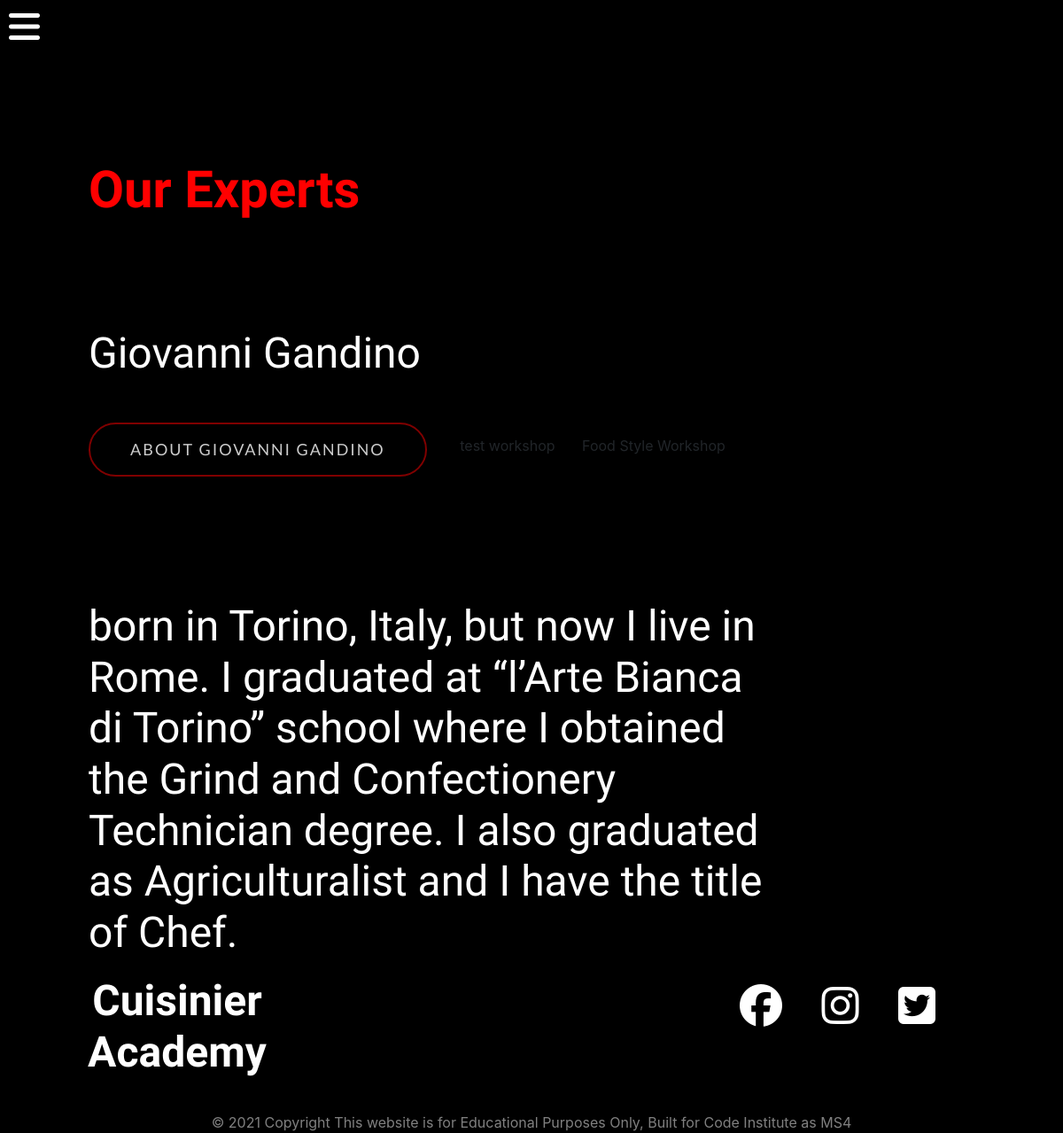
/experts/ (signed in), run on the app's committed database.
### experts/models.py (models this page shows, shortened)
class Expert(models.Model):
    name = models.CharField(max_length=100)
    about = models.TextField(blank=True)
    profile_image = models.ImageField(null=True, blank=True)
    facbook_link = models.CharField(default='www.facebook.com', max_length=200)
    twitter_link = models.CharField(default='www.twitter.com', max_length=200)

### workshops/models.py (models this page shows)
class Workshop(models.Model):
    title = models.CharField(max_length=100)
    sub_title = models.CharField(max_length=200)
    description = models.TextField(blank=True)
    expert = models.ForeignKey(Expert,default=None, on_delete=models.DO_NOTHING)
    main_img = models.ImageField(null=True, blank=True) # upload file path
    image_1 = models.ImageField(null=True, blank=True)
    image_2 = models.ImageField(null=True, blank=True)
    image_3 = models.ImageField(null=True, blank=True)
    agenda_day_1 = models.TextField(null=True, blank=True)
    agenda_day_2 = models.TextField(null=True, blank=True)
    agenda_day_3 = models.TextField(null=True, blank=True)
    price = models.DecimalField(null=True, max_digits=6, decimal_places=2, blank=True)
    date = models.DateTimeField(default=datetime.now, blank=True)
    location = models.CharField(null=True, max_length=200)
    is_published = models.BooleanField(default=True)
    def __str__(self):
        return self.title

### experts/views.py (the view)
# urls.py: path('experts/', include('experts.urls')),
def experts(request):
    experts = Expert.objects.all()
    for expert in experts:
        workshop = list(Workshop.objects.filter(expert=expert))
    context = {
        'experts': experts,
        'workshop': workshop
    }
    return render(request, 'experts/experts.html', context)

### experts/templates/experts/experts.html
{% extends "base.html" %}
{% load static %}
{% block extra_css %}
    <link rel="stylesheet" href="{% static 'experts/css/experts.css' %}">
{% endblock %}
{% block content %}
 <h1 class="header-titile"> <span> Our Experts</span></h1>
    {% if experts %}
        {% for expert in experts %}
        <h2 class="header-titile">{{ expert.name }}</h2>
        <a href="{% url 'expert' expert.id %}" class="btn btn-header">About  {{ expert.name }}</a>
        {% for w in workshop %}
        <a href="{% url 'workshop' w.id %}" class="btn ">{{ w }}</a>
        {% endfor %}
        <h2 class="header-titile">{{ expert.about }}</h2>
        {% endfor %}
    {% endif %}
{% endblock %}

### static/css/base.css (style rules this page uses)
body { background-color: black; }
.header-titile { margin: 120px 330px 20px 100px; color: white; font-size: 48px; font-family: 'flamenco', sans-serif; justify-content: left; }
.header-titile span { color: red; font-size: 58px; font-weight: bold; }
.btn-header { margin: 30px 20px 20px 100px ; color: rgba(255, 255, 255, 0.8) ; border: 2px solid; border-color: rgba(255, 0, 0, 0.5); border-radius: 300px; letter-spacing: 2px; text-transform: uppercase; font-size: 18px; font-family: 'Lato', sans-serif; padding: 15px 45px; }

### data on the page
Expert: name "Giovanni Gandino", name "GIOVANNI GANDINO", about "born in Torino, Italy, but now I live in Rome. I graduated at “l’Arte Bianca di Torino” school where I obtained the Grind and Confectionery Technician degree. I also graduated as Agriculturalist and I have the title of Chef."
Workshop: title "test workshop"
Workshop: title "Food Style Workshop"
